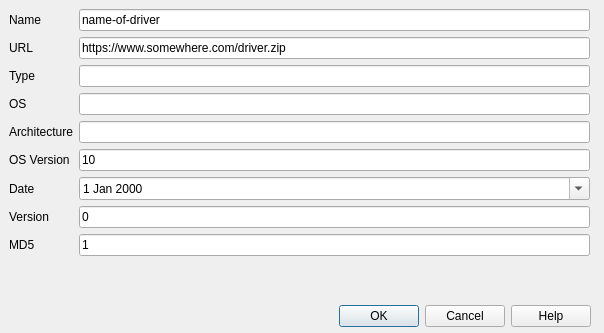
<?xml version="1.0" encoding="UTF-8"?>
<ui version="4.0">
 <class>CDlgMdfFileDriver</class>
 <widget class="QDialog" name="CDlgMdfFileDriver">
  <property name="geometry">
   <rect>
    <x>0</x>
    <y>0</y>
    <width>604</width>
    <height>333</height>
   </rect>
  </property>
  <property name="windowTitle">
   <string>MDF Driver</string>
  </property>
  <widget class="QDialogButtonBox" name="buttonBox">
   <property name="geometry">
    <rect>
     <x>10</x>
     <y>300</y>
     <width>581</width>
     <height>32</height>
    </rect>
   </property>
   <property name="orientation">
    <enum>Qt::Horizontal</enum>
   </property>
   <property name="standardButtons">
    <set>QDialogButtonBox::Cancel|QDialogButtonBox::Help|QDialogButtonBox::Ok</set>
   </property>
   <property name="centerButtons">
    <bool>false</bool>
   </property>
  </widget>
  <widget class="QWidget" name="formLayoutWidget">
   <property name="geometry">
    <rect>
     <x>9</x>
     <y>9</y>
     <width>581</width>
     <height>281</height>
    </rect>
   </property>
   <layout class="QFormLayout" name="formLayout">
    <item row="0" column="0">
     <widget class="QLabel" name="label_2">
      <property name="text">
       <string>Name</string>
      </property>
     </widget>
    </item>
    <item row="0" column="1">
     <widget class="QLineEdit" name="editName">
      <property name="text">
       <string>name-of-driver</string>
      </property>
     </widget>
    </item>
    <item row="1" column="0">
     <widget class="QLabel" name="label_4">
      <property name="text">
       <string>URL</string>
      </property>
     </widget>
    </item>
    <item row="1" column="1">
     <widget class="QLineEdit" name="editUrl">
      <property name="text">
       <string>https://www.somewhere.com/driver.zip</string>
      </property>
     </widget>
    </item>
    <item row="2" column="0">
     <widget class="QLabel" name="label">
      <property name="text">
       <string>Type</string>
      </property>
     </widget>
    </item>
    <item row="2" column="1">
     <widget class="QLineEdit" name="editType"/>
    </item>
    <item row="3" column="0">
     <widget class="QLabel" name="label_3">
      <property name="text">
       <string>OS</string>
      </property>
     </widget>
    </item>
    <item row="3" column="1">
     <widget class="QLineEdit" name="editOs"/>
    </item>
    <item row="4" column="0">
     <widget class="QLabel" name="label_8">
      <property name="text">
       <string>Architecture</string>
      </property>
     </widget>
    </item>
    <item row="4" column="1">
     <widget class="QLineEdit" name="editArchitecture"/>
    </item>
    <item row="5" column="0">
     <widget class="QLabel" name="label_6">
      <property name="text">
       <string>OS Version</string>
      </property>
     </widget>
    </item>
    <item row="5" column="1">
     <widget class="QLineEdit" name="editOsVersion">
      <property name="text">
       <string>10</string>
      </property>
     </widget>
    </item>
    <item row="6" column="0">
     <widget class="QLabel" name="label_5">
      <property name="text">
       <string>Date</string>
      </property>
     </widget>
    </item>
    <item row="6" column="1">
     <widget class="QDateEdit" name="date">
      <property name="calendarPopup">
       <bool>true</bool>
      </property>
     </widget>
    </item>
    <item row="7" column="0">
     <widget class="QLabel" name="label_7">
      <property name="text">
       <string>Version</string>
      </property>
     </widget>
    </item>
    <item row="7" column="1">
     <widget class="QLineEdit" name="editVersion">
      <property name="text">
       <string>0</string>
      </property>
     </widget>
    </item>
    <item row="8" column="0">
     <widget class="QLabel" name="label_9">
      <property name="text">
       <string>MD5</string>
      </property>
     </widget>
    </item>
    <item row="8" column="1">
     <widget class="QLineEdit" name="editMd5">
      <property name="text">
       <string>1</string>
      </property>
     </widget>
    </item>
   </layout>
  </widget>
 </widget>
 <resources/>
 <connections>
  <connection>
   <sender>buttonBox</sender>
   <signal>accepted()</signal>
   <receiver>CDlgMdfFileDriver</receiver>
   <slot>accept()</slot>
   <hints>
    <hint type="sourcelabel">
     <x>300</x>
     <y>285</y>
    </hint>
    <hint type="destinationlabel">
     <x>301</x>
     <y>157</y>
    </hint>
   </hints>
  </connection>
  <connection>
   <sender>buttonBox</sender>
   <signal>rejected()</signal>
   <receiver>CDlgMdfFileDriver</receiver>
   <slot>reject()</slot>
   <hints>
    <hint type="sourcelabel">
     <x>300</x>
     <y>285</y>
    </hint>
    <hint type="destinationlabel">
     <x>301</x>
     <y>157</y>
    </hint>
   </hints>
  </connection>
 </connections>
</ui>
